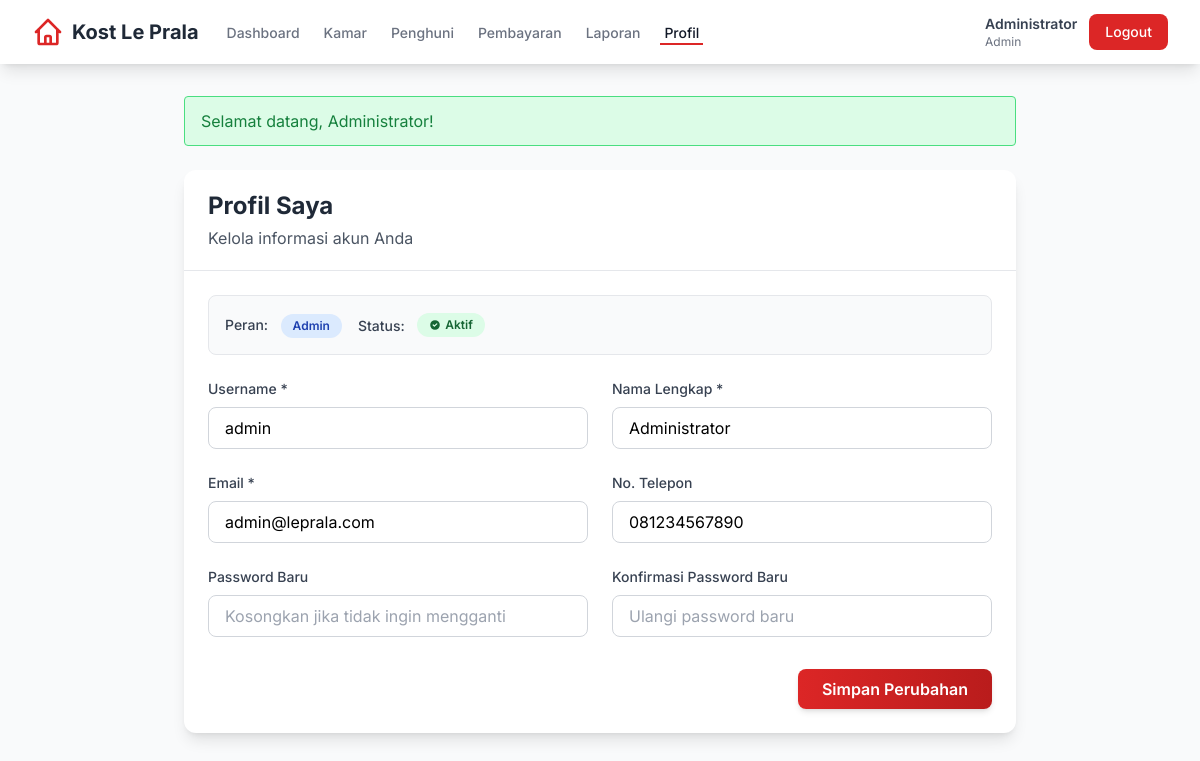
/dashboard/profile.php (signed in), run on the app's committed database.
### tables this page shows
CREATE TABLE users (
    id INT PRIMARY KEY AUTO_INCREMENT,
    username VARCHAR(50) UNIQUE NOT NULL,
    password VARCHAR(255) NOT NULL,
    nama_lengkap VARCHAR(100) NOT NULL,
    email VARCHAR(100) UNIQUE NOT NULL,
    no_telp VARCHAR(15),
    role ENUM('admin', 'penghuni') NOT NULL,
    status ENUM('aktif', 'nonaktif') DEFAULT 'aktif',
    created_at TIMESTAMP DEFAULT CURRENT_TIMESTAMP,
    updated_at TIMESTAMP DEFAULT CURRENT_TIMESTAMP ON UPDATE CURRENT_TIMESTAMP
);

### dashboard/profile.php (the view, shortened to what this page needs)
<?php
require_once '../config.php';
$user_id = $_SESSION['user_id'];
$user = $conn->query("SELECT * FROM users WHERE id = $user_id")->fetch_assoc();
?>
<!DOCTYPE html>
<html lang="id">
<head>
    <script src="https://cdn.tailwindcss.com"></script>
</head>
<body class="bg-gray-50">
    <nav class="bg-white shadow-lg sticky top-0 z-50">
        <div class="max-w-7xl mx-auto px-4 sm:px-6 lg:px-8">
            <div class="flex justify-between h-16">
                <div class="flex items-center">
                    <div class="flex-shrink-0 flex items-center">
                        <svg class="h-8 w-8 text-red-600" fill="none" stroke="currentColor" viewBox="0 0 24 24">
                            <path stroke-linecap="round" stroke-linejoin="round" stroke-width="2" d="M3 12l2-2m0 0l7-7 7 7M5 10v10a1 1 0 001 1h3m10-11l2 2m-2-2v10a1 1 0 01-1 1h-3m-6 0a1 1 0 001-1v-4a1 1 0 011-1h2a1 1 0 011 1v4a1 1 0 001 1m-6 0h6"></path>
                        </svg>
                        <span class="ml-2 text-xl font-bold text-gray-800">Kost Le Prala</span>
                    </div>
                    <div class="hidden sm:ml-6 sm:flex sm:space-x-4">
                        <a href="../dashboard" class="border-transparent text-gray-500 hover:border-gray-300 hover:text-gray-700 inline-flex items-center px-1 pt-1 border-b-2 text-sm font-medium">
                            Dashboard
                        </a>
                        <?php if ($_SESSION['role'] == 'admin'): ?>
                        <a href="kamar.php" class="border-transparent text-gray-500 hover:border-gray-300 hover:text-gray-700 inline-flex items-center px-1 pt-1 border-b-2 text-sm font-medium">
                            Kamar
                        </a>
                        <a href="penghuni.php" class="border-transparent text-gray-500 hover:border-gray-300 hover:text-gray-700 inline-flex items-center px-1 pt-1 border-b-2 text-sm font-medium">
                            Penghuni
                        </a>
                        <a href="pembayaran.php" class="border-transparent text-gray-500 hover:border-gray-300 hover:text-gray-700 inline-flex items-center px-1 pt-1 border-b-2 text-sm font-medium">
                            Pembayaran
                        </a>
                        <a href="laporan.php" class="border-transparent text-gray-500 hover:border-gray-300 hover:text-gray-700 inline-flex items-center px-1 pt-1 border-b-2 text-sm font-medium">
                            Laporan
                        </a>
                        <?php endif; ?>
                        <a href="../penghuni.php" class="border-b-2 border-red-600 text-gray-900 inline-flex items-center px-1 pt-1 text-sm font-medium">
                            Profil
                        </a>
                    </div>
                </div>
                <div class="flex items-center">
                    <div class="ml-3 relative">
                        <div class="flex items-center space-x-3">
                            <span class="text-sm text-gray-700">
                                <span class="font-semibold"><?php echo $_SESSION['nama_lengkap']; ?></span>
                                <span class="text-xs text-gray-500 block"><?php echo ucfirst($_SESSION['role']); ?></span>
                            </span>
                            <a href="../logout.php" class="bg-red-600 hover:bg-red-700 text-white px-4 py-2 rounded-lg text-sm font-medium transition duration-200">
                                Logout
                            </a>
                        </div>
                    </div>
                </div>
            </div>
        </div>
    </nav>
    <div class="max-w-4xl mx-auto px-4 sm:px-6 lg:px-8 py-8">
        <?php if (isset($_SESSION['message'])): ?>
            <div class="mb-6 <?php echo $_SESSION['message_type'] === 'success' ? 'bg-green-100 border-green-400 text-green-700' : 'bg-red-100 border-red-400 text-red-700'; ?> border px-4 py-3 rounded relative">
                <span class="block sm:inline"><?php echo $_SESSION['message']; ?></span>
            </div>
        <?php endif; ?>
        <div class="bg-white rounded-xl shadow-lg overflow-hidden">
            <div class="px-6 py-5 border-b border-gray-200">
                <h2 class="text-2xl font-bold text-gray-800">Profil Saya</h2>
                <p class="text-gray-600 mt-1">Kelola informasi akun Anda</p>
            </div>
            <form method="POST" class="p-6">
                <div class="mb-6 p-4 bg-gray-50 rounded-lg border border-gray-200">
                    <div class="flex flex-wrap items-center gap-4">
                        <div>
                            <span class="text-sm font-medium text-gray-700">Peran:</span>
                            <span class="ml-2 inline-flex items-center px-3 py-1 rounded-full text-xs font-semibold bg-blue-100 text-blue-800">
                                <?php echo ucfirst($user['role']); ?>
                            </span>
                        </div>
                        <div>
                            <span class="text-sm font-medium text-gray-700">Status:</span>
                            <?php if ($user['status'] === 'aktif'): ?>
                                <span class="ml-2 inline-flex items-center px-3 py-1 rounded-full text-xs font-semibold bg-green-100 text-green-800">
                                    <svg class="w-3 h-3 mr-1" fill="currentColor" viewBox="0 0 20 20"><path fill-rule="evenodd" d="M10 18a8 8 0 100-16 8 8 0 000 16zm3.707-9.293a1 1 0 00-1.414-1.414L9 10.586 7.707 9.293a1 1 0 00-1.414 1.414l2 2a1 1 0 001.414 0l4-4z" clip-rule="evenodd"></path></svg>
                                    Aktif
                                </span>
                            <?php else: ?>
                                <span class="ml-2 inline-flex items-center px-3 py-1 rounded-full text-xs font-semibold bg-red-100 text-red-800">
                                    Nonaktif
                                </span>
                            <?php endif; ?>
                        </div>
                    </div>
                </div>
                <div class="grid grid-cols-1 md:grid-cols-2 gap-6">
                    <div>
                        <label class="block text-sm font-medium text-gray-700 mb-2">Username *</label>
                        <input type="text" name="username" value="<?php echo htmlspecialchars($user['username']); ?>" required
                            class="w-full px-4 py-2 border border-gray-300 rounded-lg focus:ring-2 focus:ring-red-500 focus:border-red-500 transition">
                    </div>
                    <div>
                        <label class="block text-sm font-medium text-gray-700 mb-2">Nama Lengkap *</label>
                        <input type="text" name="nama_lengkap" value="<?php echo htmlspecialchars($user['nama_lengkap']); ?>" required
                            class="w-full px-4 py-2 border border-gray-300 rounded-lg focus:ring-2 focus:ring-red-500 focus:border-red-500 transition">
                    </div>
                    <div>
                        <label class="block text-sm font-medium text-gray-700 mb-2">Email *</label>
                        <input type="email" name="email" value="<?php echo htmlspecialchars($user['email']); ?>" required
                            class="w-full px-4 py-2 border border-gray-300 rounded-lg focus:ring-2 focus:ring-red-500 focus:border-red-500 transition">
                    </div>
                    <div>
                        <label class="block text-sm font-medium text-gray-700 mb-2">No. Telepon</label>
                        <input type="text" name="no_telp" value="<?php echo htmlspecialchars($user['no_telp'] ?? ''); ?>"
                            class="w-full px-4 py-2 border border-gray-300 rounded-lg focus:ring-2 focus:ring-red-500 focus:border-red-500 transition">
                    </div>
                    <div>
                        <label class="block text-sm font-medium text-gray-700 mb-2">Password Baru</label>
                        <input type="password" name="password_baru"
                            class="w-full px-4 py-2 border border-gray-300 rounded-lg focus:ring-2 focus:ring-red-500 focus:border-red-500 transition"
                            placeholder="Kosongkan jika tidak ingin mengganti">
                    </div>
                    <div>
                        <label class="block text-sm font-medium text-gray-700 mb-2">Konfirmasi Password Baru</label>
                        <input type="password" name="konfirmasi_password"
                            class="w-full px-4 py-2 border border-gray-300 rounded-lg focus:ring-2 focus:ring-red-500 focus:border-red-500 transition"
                            placeholder="Ulangi password baru">
                    </div>
                </div>
                <div class="mt-8 flex justify-end">
                    <button type="submit"
                        class="px-6 py-2 bg-gradient-to-r from-red-600 to-red-700 text-white rounded-lg font-semibold hover:from-red-700 hover:to-red-800 transition shadow-md">
                        Simpan Perubahan
                    </button>
                </div>
            </form>
        </div>
    </div>
</body>
</html>

### dashboard/profile.php (style rules this page uses)
body { font-family: 'Inter', sans-serif; }

### data on the page
users: role "Admin", username "admin", nama_lengkap "Administrator", email "admin@leprala.com", no_telp "081234567890"

### other printed values
$_SESSION['nama_lengkap'] "Administrator"
$_SESSION['role'] "Admin"
$_SESSION['message'] "Selamat datang, Administrator!"
